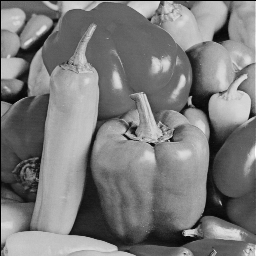
#> input picture Pic/Peppers.png, 256 x 256 px, found by its file name
$ python Blur.py
#> lines starting #> are read from the running program, lines starting #| are printed output that depends on the picture
#> further down, image is the input picture: shape (256, 256) float32; min 0, max 0.996, mean 0.483
import numpy as np
import matplotlib.pyplot as plt
from scipy.signal import convolve2d

def gaussian_kernel(size):
    m, n = np.meshgrid(range(-size, size+1), range(-size, size+1))
    kernel = np.exp(-0.1 * (m**2 + n**2))
    return kernel / np.sum(kernel)

def blur_image(image, kernel, noise_level):
#> called with noise_level = 0.1
    blurred = convolve2d(image, kernel, mode='same', boundary='wrap')
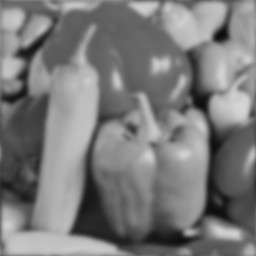
#> blurred: shape (256, 256) float64; min 0.0506, max 0.835, mean 0.483
    noise = np.random.normal(0, noise_level, image.shape)
    return blurred + noise
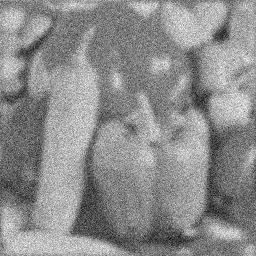
#> returned value: shape (256, 256) float64; min -0.28, max 1.1, mean 0.482; drawn with min black and max white
    # return blurred

def equalize_image(blurred_image, kernel, c):
#> called with c = 0.01
    F_blurred = np.fft.fft2(blurred_image)
    F_kernel = np.fft.fft2(kernel, s=blurred_image.shape)
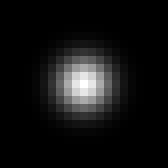
#> kernel: shape (21, 21) float64 (shown 8 times larger); min 6.56e-11, max 0.0318, mean 0.00227; drawn with min black and max white

    # H = np.conj(F_kernel) / (np.abs(F_kernel)**2 + c)
    H = 1 / (( c / np.conj(F_kernel)) + F_kernel)

    F_reconstructed = F_blurred * H
    reconstructed_image = np.fft.ifft2(F_reconstructed).real
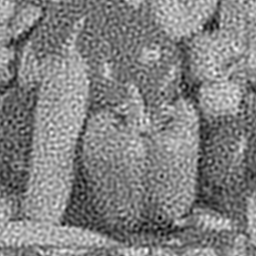
#> reconstructed_image: shape (256, 256) float64; min -0.339, max 1.27, mean 0.478; drawn with min black and max white
    return reconstructed_image

# image = np.tile(np.linspace(0, 255, 256), (256, 1))
file_path = "/Users/lonersmac/Documents/Docs/113-1/DJJ_Project/Pic/Peppers.png"
image = plt.imread(file_path)

kernel = gaussian_kernel(size=10)
blurred_image = blur_image(image, kernel, noise_level=0.1)

c1 = 0.01
c2 = 0.1

reconstructed_c1 = equalize_image(blurred_image, kernel, c=c1)
reconstructed_c2 = equalize_image(blurred_image, kernel, c=c2)
#> call 2 of equalize_image, with c = 0.1
#> in equalize_image (call 2), `reconstructed_image = np.fft.ifft2(F_reconstructed).real`:
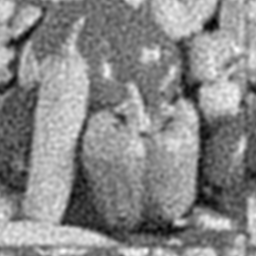
#> reconstructed_image: shape (256, 256) float64; min -0.0654, max 0.878, mean 0.439; drawn with min black and max white

plt.figure(figsize=(12, 6))
plt.subplot(2, 2, 1)
plt.title("Original Image")
plt.imshow(image, cmap='gray')
plt.subplot(2, 2, 2)
plt.title("Blurred Image")
plt.imshow(blurred_image, cmap='gray')
plt.subplot(2, 2, 3)
plt.title("Reconstructed Image (C=" + str(c1) + ")")
plt.imshow(reconstructed_c1, cmap='gray')
plt.subplot(2, 2, 4)
plt.title("Reconstructed Image (C=" + str(c2) + ")")
plt.imshow(reconstructed_c2, cmap='gray')
plt.show()
